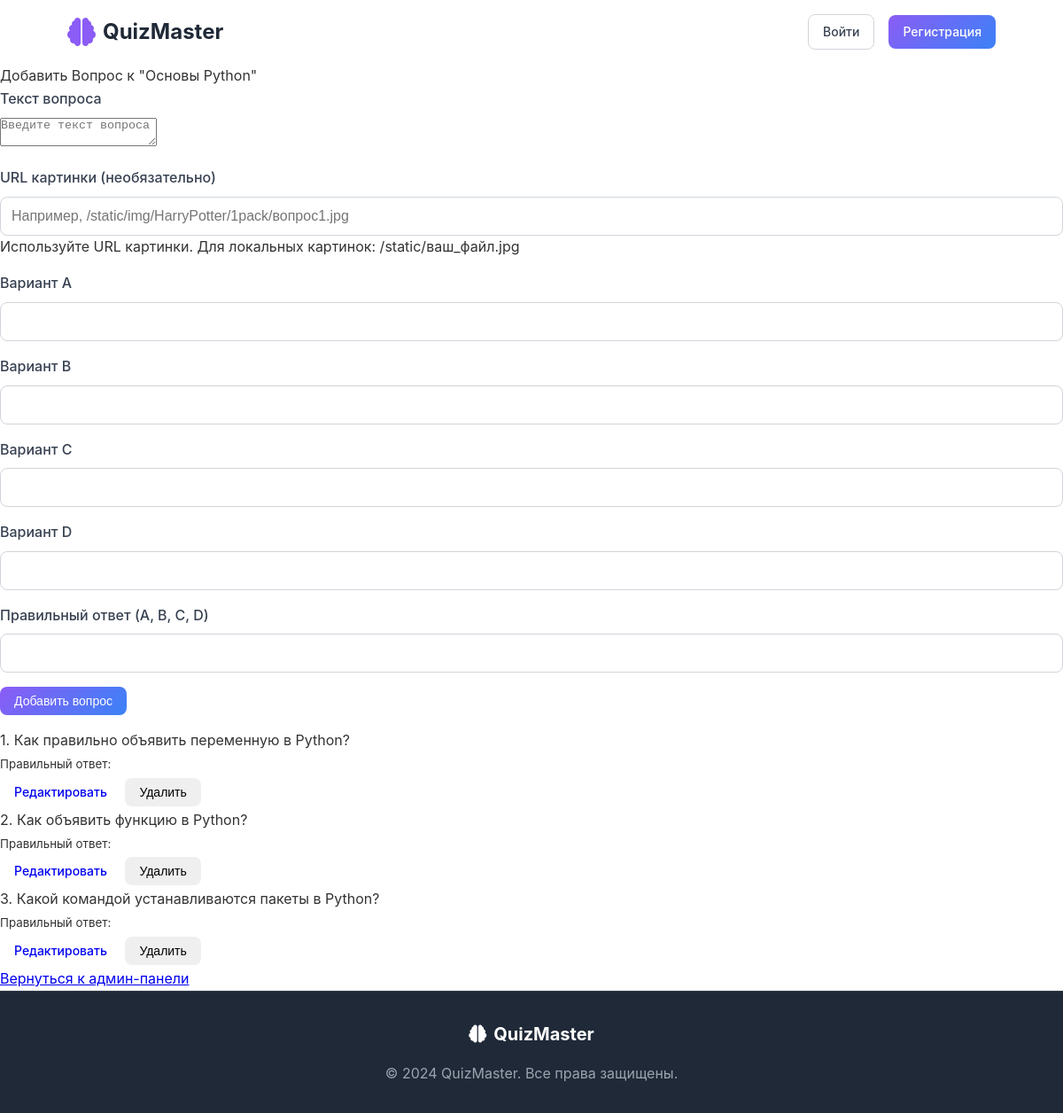
/admin/quiz/1/add_question, run on the app's committed database.
### app.py (models this page shows, shortened)
class QuizPack(db.Model):
    id = db.Column(db.Integer, primary_key=True)
    title = db.Column(db.String(100), unique=True, nullable=False)
    description = db.Column(db.String(500), nullable=True)
    image_url = db.Column(db.String(200), nullable=True)
    color = db.Column(db.String(20), default='blue')
    difficulty = db.Column(db.String(20), default='Легкий')
    questions = db.relationship('Question', backref='quiz_pack', lazy=True)
    user_stats = db.relationship('UserQuizStat', backref='quiz_pack', lazy=True)

class Question(db.Model):
    id = db.Column(db.Integer, primary_key=True)
    quiz_pack_id = db.Column(db.Integer, db.ForeignKey('quiz_pack.id'), nullable=False)
    question_text = db.Column(db.String(500), nullable=False)
    options_json = db.Column(db.String(1000), nullable=False)
    correct_answer_index = db.Column(db.Integer, nullable=False)
    image_url = db.Column(db.String(200), nullable=True)

### app.py (the view, shortened to what this page needs)
@app.route("/admin/quiz/<int:quiz_id>/add_question", methods=['GET', 'POST'])
def admin_add_question(quiz_id):
    quiz_pack = QuizPack.query.get_or_404(quiz_id)
    questions_in_pack = Question.query.filter_by(quiz_pack_id=quiz_id).all()
    return render_template("admin/add_question.html", quiz_pack=quiz_pack, questions_in_pack=questions_in_pack)

### app.py (called while the page is built)
@app.before_request
def create_tables_if_not_exist():
    if not os.path.exists(database_path):
        with app.app_context():
            db.create_all()
            print("Database 'quiz_app.db' and tables created.")
            _create_initial_data()  # Вызываем функцию для добавления начальных данных

@app.before_request
def load_logged_in_user():
    user_id = session.get('user_id')
    if user_id is None:
        g.user = None
    else:
        g.user = User.query.get(user_id)

@app.context_processor
def inject_user():
    return dict(user=g.user)

### templates/admin/add_question.html (shortened to what this page needs)
{% extends "base.html" %}
{% block content %}
    <div class="panel">
        <div class="panel-header text-center">
            <div class="panel-title h5 mt-10">Добавить Вопрос к "{{ quiz_pack.title }}"</div>
        </div>
        <div class="panel-body">
            <form action="{{ url_for('admin_add_question', quiz_id=quiz_pack.id) }}" method="POST" class="form-horizontal">
                <div class="form-group">
                    <div class="col-3 col-sm-12">
                        <label class="form-label" for="question_text">Текст вопроса</label>
                    </div>
                    <div class="col-9 col-sm-12">
                        <textarea class="form-input" id="question_text" name="question_text" placeholder="Введите текст вопроса" required></textarea>
                    </div>
                </div>
                <div class="form-group">
                    <div class="col-3 col-sm-12">
                        <label class="form-label" for="image_url">URL картинки (необязательно)</label>
                    </div>
                    <div class="col-9 col-sm-12">
                        <input class="form-input" type="text" id="image_url" name="image_url" placeholder="Например, /static/img/HarryPotter/1pack/вопрос1.jpg">
                        <p class="form-input-hint">Используйте URL картинки. Для локальных картинок: /static/ваш_файл.jpg</p>
                    </div>
                </div>
                <div class="form-group">
                    <div class="col-3 col-sm-12">
                        <label class="form-label" for="option_A">Вариант A</label>
                    </div>
                    <div class="col-9 col-sm-12">
                        <input class="form-input" type="text" id="option_A" name="option_A" required>
                    </div>
                </div>
                <div class="form-group">
                    <div class="col-3 col-sm-12">
                        <label class="form-label" for="option_B">Вариант B</label>
                    </div>
                    <div class="col-9 col-sm-12">
                        <input class="form-input" type="text" id="option_B" name="option_B" required>
                    </div>
                </div>
                <div class="form-group">
                    <div class="col-3 col-sm-12">
                        <label class="form-label" for="option_C">Вариант C</label>
                    </div>
                    <div class="col-9 col-sm-12">
                        <input class="form-input" type="text" id="option_C" name="option_C" required>
                    </div>
                </div>
                <div class="form-group">
                    <div class="col-3 col-sm-12">
                        <label class="form-label" for="option_D">Вариант D</label>
                    </div>
                    <div class="col-9 col-sm-12">
                        <input class="form-input" type="text" id="option_D" name="option_D" required>
                    </div>
                </div>
                <div class="form-group">
                    <div class="col-3 col-sm-12">
                        <label class="form-label" for="correct_answer">Правильный ответ (A, B, C, D)</label>
                    </div>
                    <div class="col-9 col-sm-12">
                        <input class="form-input" type="text" id="correct_answer" name="correct_answer" pattern="[ABCD]" title="Введите A, B, C или D" required>
                    </div>
                </div>
                <div class="form-group">
                    <div class="col-12 text-center">
                        <button type="submit" class="btn btn-primary">Добавить вопрос</button>
                    </div>
                </div>
            </form>
        </div>
        <div class="panel-body">
            {% if quiz_pack.questions %}
                <ul class="list-group">
                    {% for question_item in quiz_pack.questions %}
                        <li class="list-group-item">
                            <div class="tile tile-centered">
                                <div class="tile-content">
                                    <p class="tile-title">{{ loop.index }}. {{ question_item.question_text }}</p>
                                    <small>Правильный ответ: {{ question_item.correct_answer }}</small><br>
                                </div>
                                <div class="tile-action">
                                    <a href="{{ url_for('admin_edit_question', question_id=question_item.id) }}" class="btn btn-link btn-sm">Редактировать</a>
                                    <form action="{{ url_for('admin_delete_question', question_id=question_item.id) }}" method="POST" style="display:inline;" onsubmit="return confirm('Вы уверены, что хотите удалить этот вопрос?');">
                                        <button type="submit" class="btn btn-error btn-sm">Удалить</button>
                                    </form>
                                </div>
                            </div>
                        </li>
                    {% endfor %}
                </ul>
            {% else %}
                <p class="text-center">В этом квиз-паке пока нет вопросов.</p>
            {% endif %}
        </div>
        <div class="panel-footer text-center">
            <a href="{{ url_for('admin_dashboard') }}">Вернуться к админ-панели</a>
        </div>
    </div>
{% endblock %}

### static/css/style.css (style rules this page uses)
* { margin: 0; padding: 0; box-sizing: border-box; }
html, body { height: 100%; margin: 0; padding: 0; font-family: -apple-system, BlinkMacSystemFont, "Segoe UI", Roboto, sans-serif; display: flex; flex-direction: column; font-family: -apple-system, BlinkMacSystemFont, "Segoe UI", Roboto, sans-serif; line-height: 1.6; color: #333; }
.btn { display: inline-flex; align-items: center; justify-content: center; padding: 0.5rem 1rem; border: none; border-radius: 0.5rem; font-size: 0.875rem; font-weight: 500; text-decoration: none; cursor: pointer; transition: all 0.2s; gap: 0.5rem; }
.btn-primary { background: linear-gradient(135deg, #8b5cf6, #3b82f6); color: white; }
.form-group { margin-bottom: 1rem; }
.form-group label { display: block; font-weight: 500; margin-bottom: 0.5rem; color: #374151; }
.form-group input { width: 100%; padding: 0.75rem; border: 1px solid #d1d5db; border-radius: 0.5rem; font-size: 1rem; transition: border-color 0.2s; }

### data on the page
QuizPack: title "Основы Python"
Question: question_text "Как правильно объявить переменную в Python?"
Question: question_text "Как объявить функцию в Python?"
Question: question_text "Какой командой устанавливаются пакеты в Python?"
